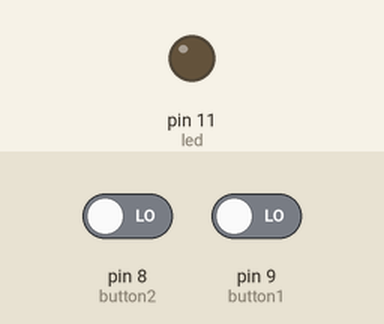
A sketch run on a simulated Arduino Uno, built with avr-gcc and run on an emulated ATmega328P. Parts: output pins drawn as LEDs (lit = HIGH). The test bench sets the inputs (shaded band); at power-on: pin 8 (button2) LOW, pin 9 (button1) LOW.

Above: at 1.2 s.
1.3 s: pin 8 (button2) driven HIGH and pin 9 (button1) driven HIGH
At 2.2 s:
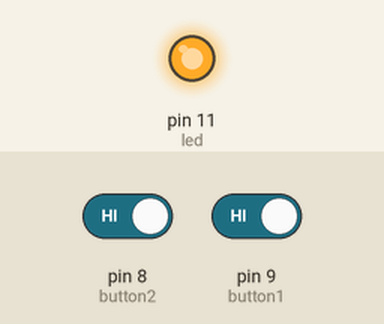
2.8 s: pin 8 (button2) driven LOW
At 3.4 s:
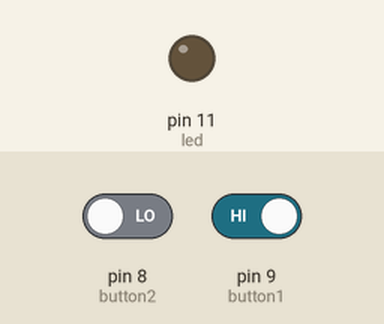
4.3 s: pin 8 (button2) driven HIGH
At 5.7 s:
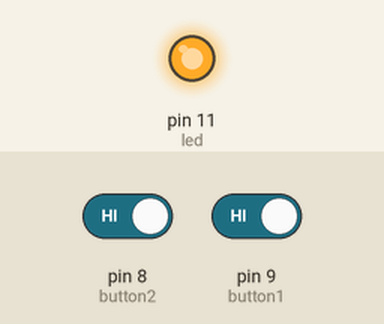
Timing chart, 0 to 7.3 s (numbered marks = the images above; inputs shaded):
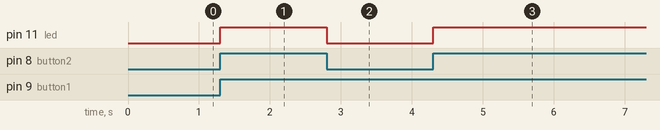

Measured:
- after the input at 1.3 s, pin 11 (led): LOW → HIGH at once
- after the input at 2.8 s, pin 11 (led): HIGH → LOW at once
- after the input at 4.3 s, pin 11 (led): LOW → HIGH at once

The sketch:

Week1.ino
```cpp
// (licence header left out)
/*by Tania Molina
CONDITIONS
*/

#define button1 9
#define button2 8
#define led 11

int buttonState1 = 0;
int buttonState2 = 0;

void setup() {

  pinMode(led, OUTPUT);
  pinMode(button1, INPUT);
  pinMode(button2, INPUT);

}

void loop() {

  buttonState1 = digitalRead(button1);
  buttonState2 = digitalRead(button2);

  if(buttonState1 && buttonState2 == HIGH) {
    // both buttons are pressed:
    digitalWrite(led, HIGH); //led turns on
  }
   else {
    // one of the buttons is pressed or none of them:
    digitalWrite(led, LOW); //led turns off
  }
}
```
